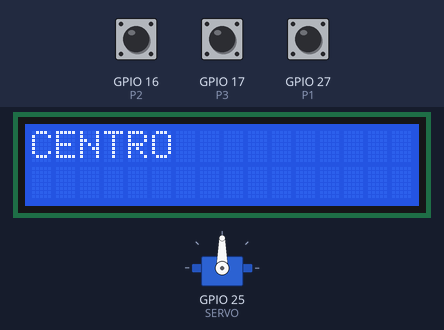
Simulated run of this sketch. Board: ESP32. Shown: servo, 16×2 character LCD. The inputs (shaded band) are chosen by the test bench; at power-on: GPIO 17 (P3) HIGH, GPIO 27 (P1) HIGH, GPIO 16 (P2) HIGH.

Above: at 1.5 s.
1.6 s: GPIO 17 (P3) pulled LOW for 0.15 s
At 2.2 s:
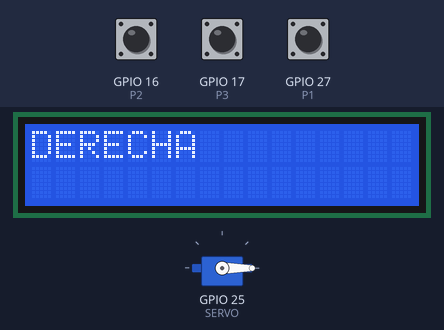
3.2 s: GPIO 27 (P1) pulled LOW for 0.15 s
At 4.5 s:
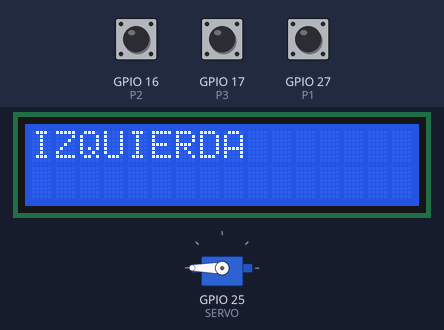
4.8 s: GPIO 16 (P2) pulled LOW for 0.15 s
At 5.8 s:
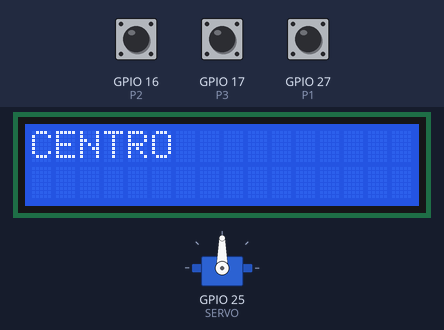
6.4 s: GPIO 17 (P3) pulled LOW for 1 s
At 8.3 s:
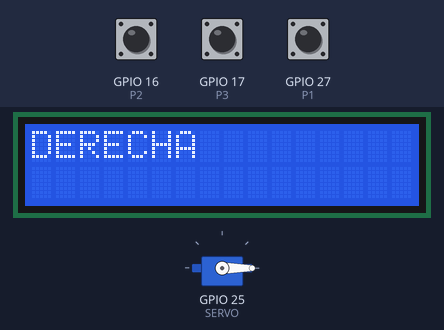
Timing chart, 0 to 9.8 s (numbered marks = the images above; inputs shaded):
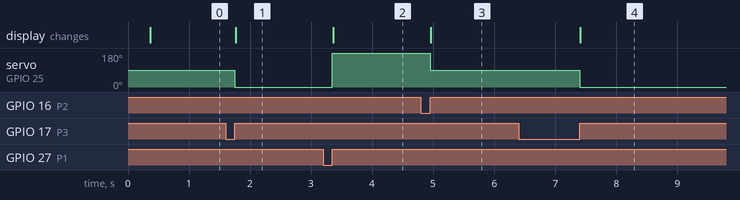

Measured:
- after the input at 1.6 s, servo on GPIO 25 (SERVO): 90° → 0° after 0.15 s; the display: changes after 0.16 s (image 1)
- after the input at 3.2 s, servo on GPIO 25 (SERVO): 0° → 180° after 0.15 s; the display: changes after 0.16 s (image 2)
- after the input at 4.8 s, servo on GPIO 25 (SERVO): 180° → 90° after 0.15 s; the display: changes after 0.16 s (image 3)
- after the input at 6.4 s, servo on GPIO 25 (SERVO): 90° → 0° after 1.0 s; the display: changes after 1.0 s (image 4)

The sketch:

S05_control_persiana.ino
```cpp
// Titulo: S01_control_pulsadores
// Autor: Gabriel Bravo Eguren T31A

#include <ESP32Servo.h>
#include <LiquidCrystal_PCF8574.h>

#define P1 27
#define P2 16
#define P3 17

#define SERVO 25

//Objeto Reloj (Gabriel Bravo Clock)
struct GBClock
{
public:

  void start()
  {
    startTime = millis();
    running = true;
  }

  unsigned long stop()
  {
    running = false;
    return millis() - startTime;
  }

  unsigned long restart()
  {
    unsigned long elapsed = stop();
    start();
    return elapsed;
  }

  bool check(unsigned long mark)
  {
    if (!running) return false;

    return millis() - startTime >= mark;
  }

  unsigned long elapsed()
  {
    if(running) return millis() - startTime;
    else return 0;
  }

  bool started()
  {
    return running;
  }

private:

  unsigned long startTime = 0;
  bool running = false;
};

enum Movement
{
  LEFT, RIGHT, CENTER
};

Servo servo;
LiquidCrystal_PCF8574 lcd(0x3F);

GBClock clock1;

bool p1Pressed = false;
bool p2Pressed = false;
bool p3Pressed = false;
bool moving = false;

void LCDWrite(String text)
{
  lcd.clear();
  lcd.home();
  lcd.print(text);
}

void move(Movement mov)
{
  clock1.start();
  moving = true;

  if(mov == LEFT)
  {
    servo.write(180);
    LCDWrite("IZQUIERDA");
  }
  if(mov == RIGHT)
  {
    servo.write(0);
    LCDWrite("DERECHA");
  }
  if(mov == CENTER)
  {
    servo.write(90);
    LCDWrite("CENTRO");
  }
}

void setup()
{
  ESP32PWM::allocateTimer(0);
  servo.setPeriodHertz(50);
  servo.attach(SERVO, 600, 2400);

  lcd.begin(16, 2);
  lcd.setBacklight(255);

  pinMode(P1, INPUT_PULLUP);
  pinMode(P2, INPUT_PULLUP);
  pinMode(P3, INPUT_PULLUP);

  servo.write(90);
  delay(250);
  LCDWrite("CENTRO");
}

void loop()
{
  if(!digitalRead(P1)) p1Pressed = true;
  if(!digitalRead(P2)) p2Pressed = true;
  if(!digitalRead(P3)) p3Pressed = true;

  if(digitalRead(P1) && p1Pressed)
  {
    p1Pressed = false;
    if(!moving) move(LEFT);
  }

  if(digitalRead(P2) && p2Pressed)
  {
    p2Pressed = false;
    if(!moving) move(CENTER);
  }

  if(digitalRead(P3) && p3Pressed)
  {
    p3Pressed = false;
    if(!moving) move(RIGHT);
  }

  if(moving && clock1.elapsed() >= 250)
  {
    clock1.stop();
    moving = false;
  }

}
```
